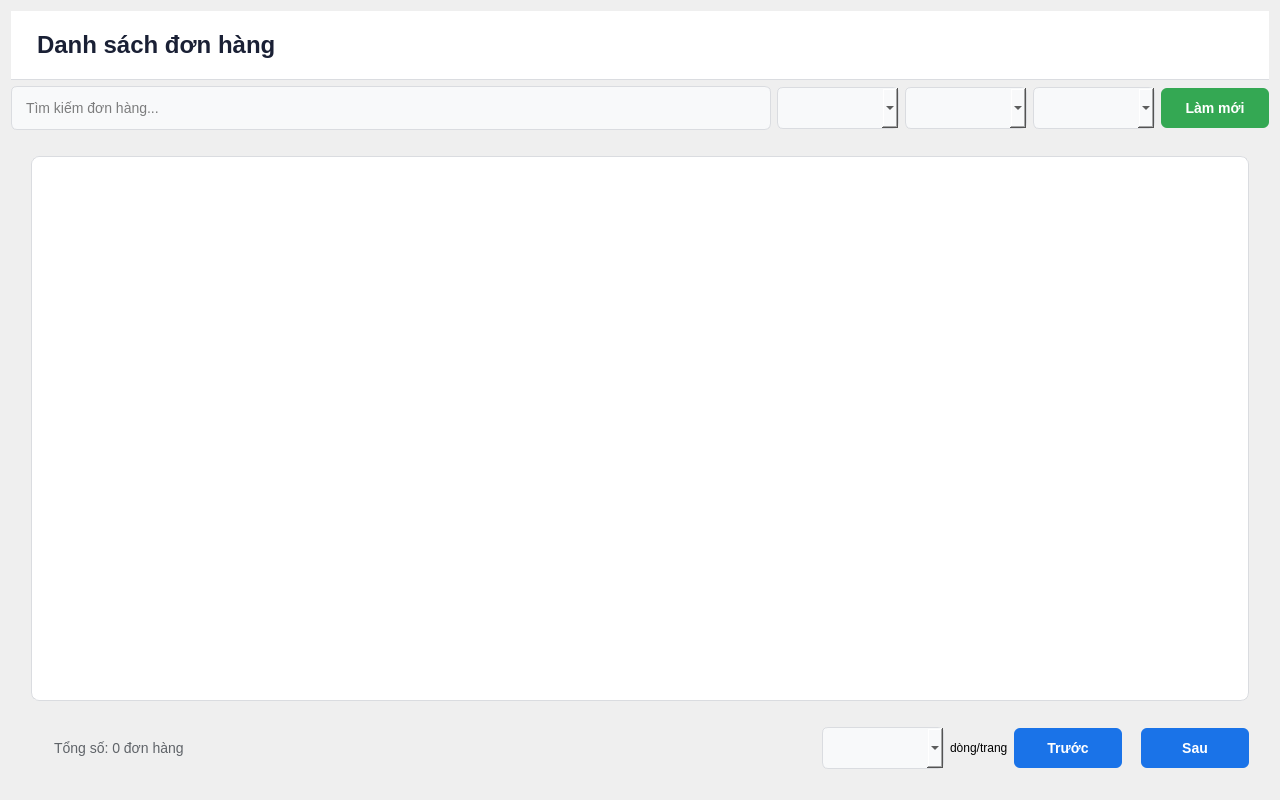
<?xml version="1.0" encoding="UTF-8"?>
<ui version="4.0">
 <class>OrderList</class>
 <widget class="QWidget" name="OrderList">
  <property name="geometry">
   <rect>
    <x>0</x>
    <y>0</y>
    <width>1280</width>
    <height>800</height>
   </rect>
  </property>
  <property name="styleSheet">
   <string>
    QMainWindow {
      background-color: #f0f2f5;
    }
    QLabel#title {
      font-size: 28px;
      color: #1a73e8;
      padding: 20px;
      font-weight: bold;
      background: white;
      border-bottom: 1px solid #dadce0;
    }
    QWidget#search_widget {
      background: white;
      border: 1px solid #dadce0;
      border-radius: 8px;
      margin: 20px;
      padding: 15px;
    }
    QLineEdit#search_input {
      padding: 12px;
      border: 1px solid #dadce0;
      border-radius: 6px;
      font-size: 14px;
      background: #f8f9fa;
      min-width: 300px;
    }
    QLineEdit#search_input:focus {
      border: 2px solid #1a73e8;
      background: white;
    }
    QComboBox {
      padding: 11px;
      border: 1px solid #dadce0;
      border-radius: 6px;
      font-size: 14px;
      background: #f8f9fa;
      min-width: 150px;
    }
    QComboBox:hover {
      background: white;
      border: 1px solid #1a73e8;
    }
    QPushButton {
      background-color: #1a73e8;
      color: white;
      border: none;
      border-radius: 6px;
      padding: 12px 24px;
      font-size: 14px;
      font-weight: bold;
    }
    QPushButton:hover {
      background-color: #1557b0;
    }
    QPushButton#back_btn {
      background-color: #5f6368;
    }
    QPushButton#back_btn:hover {
      background-color: #494c50;
    }
    QPushButton#refresh_btn {
      background-color: #34a853;
    }
    QPushButton#refresh_btn:hover {
      background-color: #2d8544;
    }
    QTableWidget {
      background: white;
      border: 1px solid #dadce0;
      border-radius: 8px;
      margin: 20px;
      gridline-color: #f1f3f4;
    }
    QHeaderView::section {
      background-color: #f8f9fa;
      padding: 12px;
      border: none;
      border-bottom: 2px solid #dadce0;
      font-weight: bold;
      font-size: 14px;
      color: #202124;
    }
    QTableWidget::item {
      padding: 12px;
      border-bottom: 1px solid #f1f3f4;
    }
    QTableWidget::item:selected {
      background-color: #e8f0fe;
      color: #1a73e8;
    }
    QLabel#status_label {
      color: #5f6368;
      font-size: 14px;
      margin: 10px 20px;
    }
    QWidget#bottom_widget {
      background: white;
      border-top: 1px solid #dadce0;
      padding: 10px;
    }
    
    QLabel#page_label {
      color: #5f6368;
      font-weight: bold;
    }
    
    QPushButton {
      min-width: 60px;
    }
    
    QComboBox {
      min-width: 80px;
    }
   </string>
  </property>
  <layout class="QVBoxLayout" name="content_layout">
   <!-- Content Area -->
   <item>
    <layout class="QHBoxLayout" name="header_layout">
     <item>
      <widget class="QLabel" name="title">
       <property name="styleSheet">
        <string>
         QLabel {
           font-size: 24px;
           color: #1a2035;
           font-weight: bold;
         }
        </string>
       </property>
       <property name="text">
        <string>Danh sách đơn hàng</string>
       </property>
      </widget>
     </item>
    </layout>
   </item>
   
   <!-- Search and Filter -->
   <item>
    <layout class="QHBoxLayout" name="search_layout">
     <item>
      <widget class="QLineEdit" name="search_input">
       <property name="placeholderText">
        <string>Tìm kiếm đơn hàng...</string>
       </property>
      </widget>
     </item>
     <item>
      <widget class="QComboBox" name="search_by_combo"/>
     </item>
     <item>
      <widget class="QComboBox" name="sort_order_combo"/>
     </item>
     <item>
      <widget class="QComboBox" name="status_combo"/>
     </item>
     <item>
      <widget class="QPushButton" name="refresh_btn">
       <property name="text">
        <string>Làm mới</string>
       </property>
       <property name="icon">
        <iconset>
         <normaloff>icons/refresh.png</normaloff>
        </iconset>
       </property>
      </widget>
     </item>
    </layout>
   </item>
   
   <!-- Table -->
   <item>
    <widget class="QTableWidget" name="orders_table">
     <property name="selectionMode">
      <enum>QAbstractItemView::SingleSelection</enum>
     </property>
     <property name="selectionBehavior">
      <enum>QAbstractItemView::SelectRows</enum>
     </property>
     <property name="showGrid">
      <bool>true</bool>
     </property>
     <property name="gridStyle">
      <enum>Qt::SolidLine</enum>
     </property>
     <attribute name="horizontalHeaderStretchLastSection">
      <bool>true</bool>
     </attribute>
    </widget>
   </item>
   
   <!-- Pagination -->
   <item>
    <layout class="QHBoxLayout" name="pagination_layout">
     <property name="leftMargin">
      <number>20</number>
     </property>
     <property name="rightMargin">
      <number>20</number>
     </property>
     <property name="bottomMargin">
      <number>20</number>
     </property>
     <item>
      <widget class="QLabel" name="status_label">
       <property name="text">
        <string>Tổng số: 0 đơn hàng</string>
       </property>
      </widget>
     </item>
     <item>
      <spacer name="horizontalSpacer">
       <property name="orientation">
        <enum>Qt::Horizontal</enum>
       </property>
       <property name="sizeHint" stdset="0">
        <size>
         <width>40</width>
         <height>20</height>
        </size>
       </property>
      </spacer>
     </item>
     <item>
      <widget class="QComboBox" name="page_size_combo">
       <property name="minimumWidth">
        <number>80</number>
       </property>
      </widget>
     </item>
     <item>
      <widget class="QLabel" name="items_per_page_label">
       <property name="text">
        <string>dòng/trang</string>
       </property>
      </widget>
     </item>
     <item>
      <widget class="QPushButton" name="prev_page_btn">
       <property name="text">
        <string>Trước</string>
       </property>
      </widget>
     </item>
     <item>
      <widget class="QLabel" name="page_label">
       <property name="minimumWidth">
        <number>100</number>
       </property>
       <property name="alignment">
        <set>Qt::AlignCenter</set>
       </property>
      </widget>
     </item>
     <item>
      <widget class="QPushButton" name="next_page_btn">
       <property name="text">
        <string>Sau</string>
       </property>
      </widget>
     </item>
    </layout>
   </item>
  </layout>
 </widget>
 
 <resources/>
</ui> 
